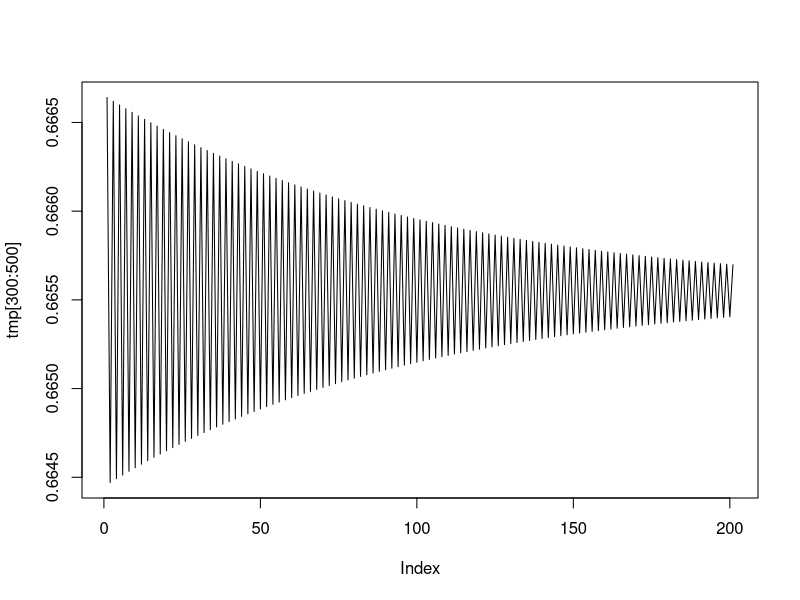

Recreate this plot in R.
## ---- chunk 1
knitr::opts_chunk$set(echo = TRUE)
## ---- chunk 2
tmpFn1 <- function(xVec){
  return(xVec^(1:length(xVec)))
}

tmpFn2 <- function(xVec2){
  n = length(xVec2)
  return(xVec2^(1:n)/(1:n))
}
## ---- chunk 3
x <- c(2, 5, 3, 8, 2, 4)
tmpFn1(x)
## ---- chunk 4
tmpFn2(x)
## ---- chunk 5
tmpFn3 <- function(x3,n){
  1 + sum((x3^(1:n))/(1:n))
}
tmpFn3(1,3)
## ---- chunk 6
tempFn <- function(xVec){
  n <- length(xVec)
  (xVec[1:(n-2)] + xVec[2:(n-1)] + xVec[3:n])/3
}
tempFn(c(1:5,6:1))
## ---- chunk 7
tmpFn_Q3 <- function(xVec){
  ifelse(xVec < 0, xVec^2 + 2*xVec + 3, ifelse(xVec < 2, xVec + 3, xVec^2 + 4*xVec - 7))
}
## ---- chunk 8
oddmatrix <- function(aMat){
  aMat[aMat%%2 == 1] <- 2 * aMat[aMat%%2 ==1]
}
## ---- chunk 9
tmpFn_Q5 <- function(n,k){
  emat <- diag(k, nr = n)
  emat[abs(row(tmp) - col(tmp)) == 1] <- 1
  emat
}
## ---- chunk 10
quadrant <- function(alpha){
 floor(alpha/90)%%4 + 1
}
## ---- chunk 11
weekday <- function(day,month,year){
  month <- month - 2
  if (month <= 0) {
      month <- month + 12
      year <-  year -1
  }
  
  century <- as.integer(substring(as.character(year*100), 1, 2) )
  year <- year %% 100
  tmp <- floor(2.6*month - 0.2) + day + year + year %/% 4 + century %/% 4 - 2 * century
  c("Sunday","Monday","Tuesday","Wednesday","Thursday","Friday","Saturday")[1+tmp%%7]
}

weekday(01,02,2018)
## ---- chunk 12
weekday_vec <- function(day,month,year){
  adj <- month <= 2 
  month <- month - 2 + 12*adj
  year <- year - adj
  century <- as.integer(substring(as.character(year*100), 1, 2) )
  year <- year %% 100
  tmp <- floor(2.6*month - 0.2) + day + year + year %/% 4 + century %/% 4 - 2 * century
  c("Sunday","Monday","Tuesday","Wednesday","Thursday","Friday","Saturday")[1+tmp%%7]
  adj
}
## ---- chunk 13
testloop <- function(n){
  xVec <- rep(NA, n-1)
    xVec[1] <- 1
    xVec[2] <- 2
  for( j in 3:(n-1) )
    xVec[j] <- xVec[j-1] + 2/xVec[j-1]
  xVec
}
## ---- chunk 14
testloop2 <- function(yVec){
  n <- length(yVec)
  if(n <= 0)
    {
      0
    } 
  else
    {
      sum(exp(1:n))
    }
}
## ---- chunk 15
quadmap <- function(start,rho,nither){
  xVec <- rep(NA,nither)
    xVec[1] <- start
  for(i in 1:(nither-1))
    {
      xVec[i+1] <- rho* xVec[i] * (1 - xVec[i])
    }  
  xVec
}

tmp <- quadmap(0.95,2.99,500)
plot(tmp[300:500], type="l")
## ---- chunk 16
quadmap2 <- function(start,rho){
  x1 <- start
  x2 <- rho*x1*(1-x1)
  nither <- 1
  while(abs(x1-x2)>=0.02){
    x1 <- x2
    x2 <- rho*x1*(1-x1)
    nither <- nither + 1
  }
  nither
}

quadmap2(0.95,2.99)
## ---- chunk 17
tmpFn_10A <- function(xVec){
  xdiff <- xVec - mean(xVec)
  n <- length(xVec)
  r1 <- sum(xdiff[2:n]*xdiff[1:(n-1)])/sum(xdiff^2)
  r2 <- sum(xdiff[3:n]*xdiff[1:(n-2)])/sum(xdiff^2)
  list(r1=r1,r2=r2)
}
xv <- seq(2,56, by=3)

tmpFn_10A(xv)
## ---- chunk 18
tmpFn_10B <- function(xVec,k){
  xdiff <- xVec - mean(xVec)
  n <- length(xVec)
  div <- sum(xdiff^2)
  tmpFn <- function(j){ sum( xdiff[(j+1):n] * xdiff[1:(n-j)] )/div }
c(1, sapply(1:k, tmpFn))
}
xv <- seq(2,56, by=3)

tmpFn_10B(xv,3)
